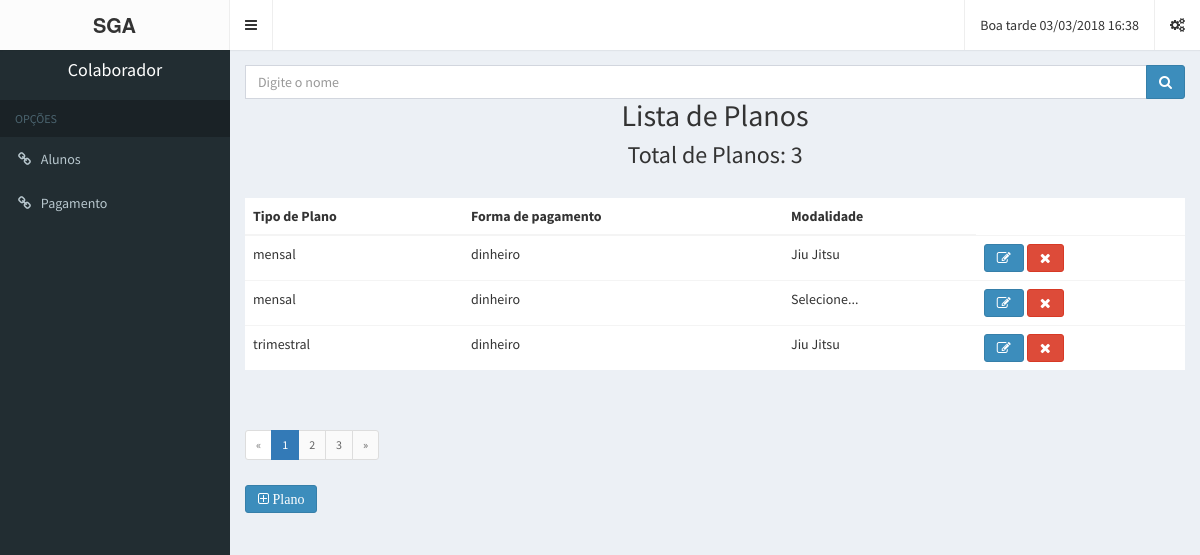
Page /Views/planoAtendente.php (signed in) on the committed database.
### tables this page shows
CREATE TABLE `plano` (
  `cd_plano` int(5) NOT NULL,
  `tipo_plano` varchar(20) NOT NULL,
  `forma_pagamento` varchar(20) NOT NULL,
  `nm_modalidade` varchar(30) NOT NULL
);

### controllers/limitarPlano.php (called while the page is built)
<?php
    $PDO = db_connect();
	if (!isset($_GET['pg'])) {
		$pg = 1;
	} else {
		$pg = $_GET['pg'];
	}
	$total_reg = "10";
	$inicio = $pg -1;
	$inicio = $inicio * $total_reg;
	$anterior = $pg -1;
	$proximo = $pg +1;
    $sql = "SELECT * FROM plano ORDER BY tipo_plano ASC LIMIT $inicio, $total_reg";
    $stmt = $PDO->prepare($sql);
    $stmt->execute();
    $sql_count = "SELECT COUNT(*) AS total FROM plano";
    $stmt_count = $PDO->prepare($sql_count);
    $stmt_count->execute();
    $total = $stmt_count->fetchColumn();

### Views/planoAtendente.php (the view, shortened to what this page needs)
<?php
    include ('../controllers/limitarPlano.php');
    include ('headerAtendente.php');
?>
<form name="frmBusca" method="post" action="../Views/planoList.php">
            <div class="input-group">
              <input type="text" name="cxnome" id="cxnome" class="form-control" placeholder="Digite o nome">
              <span class="input-group-btn">
                  <button type="submit" name="buscar" id="search-btn" class="btn btn-primary">
                    <i class="fa fa-search"></i>
                  </button>
              </span>
            </div>
        </form>
<h2 class="center">Lista de Planos</h2>
          <h3 class="center">Total de Planos: <?php if(isset($total)){echo $total;} ?></h3>
          <?php if(isset($total) > 0):?>
          <table class="table table-hover">
              <thead>
                  <tr>
                      <th>Tipo de Plano</th>
                      <th>Forma de pagamento</th>
                      <th>Modalidade</th>
                  </tr>
              </thead>
              <tbody>
                  <?php while($user = $stmt->fetch(PDO::FETCH_ASSOC)):?>
                  <tr>
                    <td><?PHP echo $user['tipo_plano'] ?></td>
                    <td><?PHP echo $user['forma_pagamento'] ?></td>
                    <td><?PHP echo $user['nm_modalidade'] ?></td>
                    <td>
                    <a href="planoEdit.php?cdplano=<?php echo $user['cd_plano'] ?>">
                    <button class="btn btn-primary fa fa-edit"></button></a>
                    <a href="../controllers/deletarPlano.php?cdplano=<?php echo $user['cd_plano'] ?>" onclick="return confirm('Tem certeza que deseja remover?');">
                    <button class="btn btn-danger fa fa-times"></button></a>
                      </td>
                  </tr>
                  <?php endwhile;?>
              </tbody>
          </table>
        <?php else: ?>
        <p>Nenhum Plano registrado</p>
            <?php endif; ?>
            <?php
           if ($total > 1) {
		echo "<nav>";
		echo "	<ul class='pagination pagination-sm'>";
		if ($anterior > 0) {
			echo "<li>";
			echo "	<a href='?pg=".$anterior."' aria-label='Previous'>";
			echo "		<span aria-hidden='true'>«</span>";
			echo "	</a>";
			echo "</li>";
		} else {
			echo "<li class='disabled'>";
			echo "	<span aria-hidden='true'>«</span>";
			echo "</li>";
		}
		for ($i=1;$i<=$total;$i++) {
			if ($i >= ($pg-4) AND $i <= ($pg+4)) {
				if ($i == $pg) {
					echo "<li class='active'><a href='?pg=".$i."'>".$i."</a></li>";
				} else {
					echo "<li><a href='?pg=".$i."'>".$i."</a></li>";
				}
			}
		}
                        if($pg < $total) {
                                echo "<li>";
                                echo "	<a href='?pg=".$proximo."' aria-label='Next'>";
                                echo "		<span aria-hidden='true'>»</span>";
                                echo "	</a>";
                                echo "</li>";
                        } else {
                                echo "<li class='disabled'>";
                                echo "	<span aria-hidden='true'>»</span>";
                                echo "</li>";
                        }
                        echo "  </ul>";
                        echo "</nav>";
            }
            ?>
       <a href="planoAdd.php"><button class="btn btn-primary fa fa-plus-square-o"> Plano</button></a>
<?php include ('footer.php');?>

### rows in the picture
plano: tipo_plano "mensal", forma_pagamento "dinheiro", nm_modalidade "Jiu Jitsu"
plano: tipo_plano "mensal", forma_pagamento "dinheiro", nm_modalidade "Selecione..."
plano: tipo_plano "trimestral", forma_pagamento "dinheiro", nm_modalidade "Jiu Jitsu"

### other values in the picture
dataatual() "Boa tarde 03/03/2018 16:38"
$_SESSION['user_name'] "Colaborador"
$total "3"
